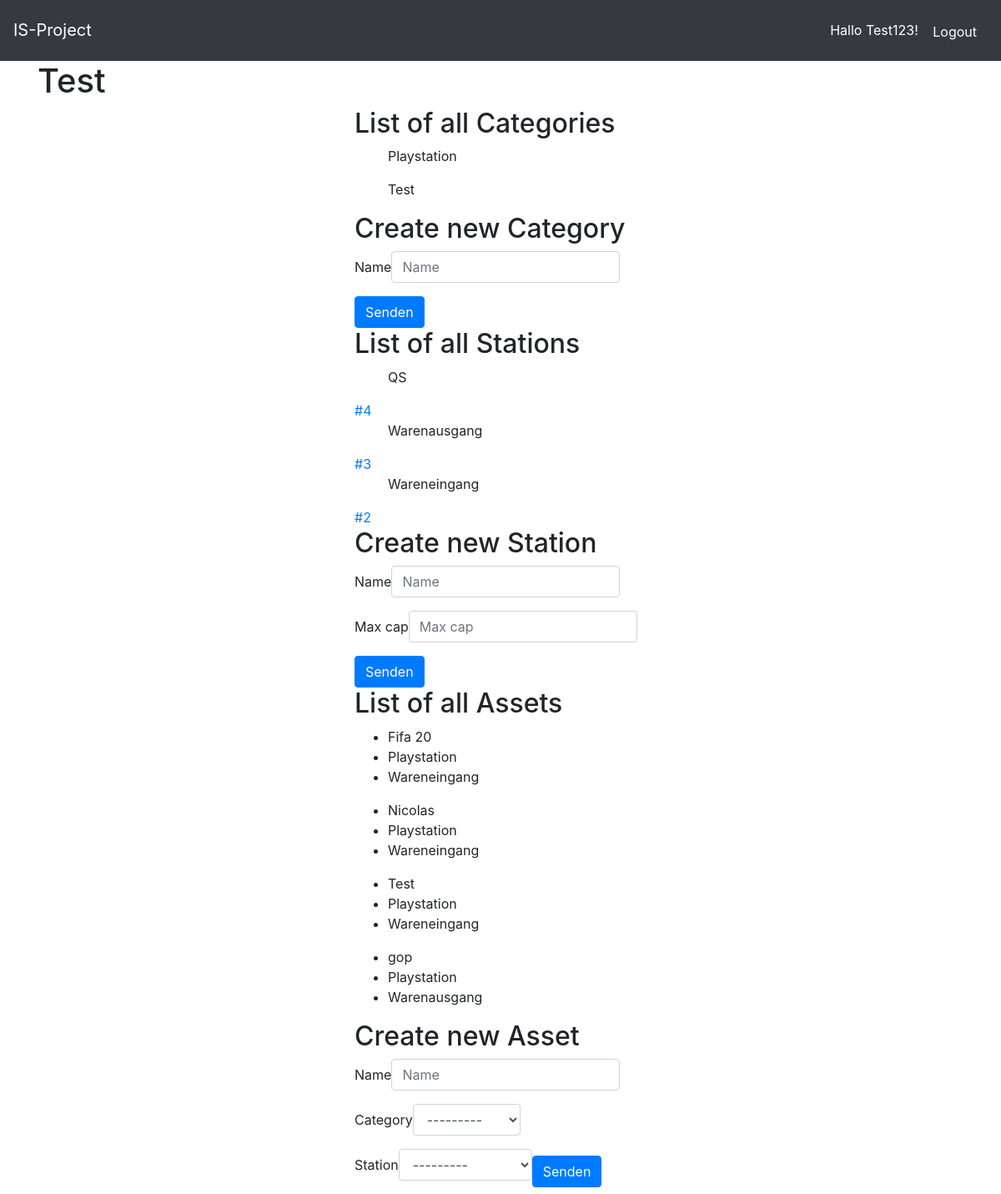
Screenshot of /asset/ (signed in) with the database file from the repository.
### asset/models.py (models this page shows, shortened)
class Category(models.Model):
    name = models.CharField(max_length=250)
    def __str__(self):
        return self.name

class Station(models.Model):
    name = models.CharField(max_length=250)
    max_cap = models.IntegerField()
    def __str__(self):
        return self.name

class Asset(models.Model):
    name = models.CharField(max_length=250)
    category = models.ForeignKey(
        'Category',
        on_delete=models.CASCADE,
    )
    station = models.ForeignKey(
        'Station',
        on_delete=models.CASCADE,
    )

### asset/views.py (the view)
# urls.py: path('', views.index, name='index'),
def index(request):
    category_form = CategoryForm();
    station_form = StationForm();
    asset_form = AssetForm();
    categories = Category.objects.order_by('name')
    stations = Station.objects.order_by('name')
    assets = Asset.objects.order_by('name')
    return render(request, 'asset/dashboard.html', {'category_form': category_form, 'categories': categories, 'station_form': station_form,
                                                    'asset_form': asset_form, 'stations': stations, 'assets': assets })

### asset/forms.py
class CategoryForm(forms.ModelForm):
    class Meta:
        model = Category
        fields = ['name']

class StationForm(forms.ModelForm):
    class Meta:
        model = Station
        fields = ['name', 'max_cap']

### asset/templates/asset/dashboard.html (shortened to what this page needs)
{% extends 'asset/base.html' %}
{% load bootstrap4 %}
{% block asset %}
    <h2>List of all Categories</h2>
    {% for category in categories %}
        <ul>{{ category.name }}</ul>
    {% endfor %}
    <h2>Create new Category</h2>
    {% if request.user.is_authenticated %}
        <form class="form-inline" action="{% url 'asset:new_category' %}" method="post">
            {% for field in category_form %}
                {% bootstrap_field field %}
            {% endfor %}
            <button class="btn btn-primary" type="submit">Senden</button>
        </form>
    {% endif %}
    <h2>List of all Stations</h2>
    {% for station in stations %}
        <ul>{{ station.name }}</ul>
        <a href="{% url 'asset:select_station' station.id %}">#{{ station.id }}</a>
    {% endfor %}
    <h2>Create new Station</h2>
    {% if request.user.is_authenticated %}
        <form class="form-inline" action="{% url 'asset:new_station' %}" method="post">
            {% for field in station_form %}
                {% bootstrap_field field %}
            {% endfor %}
            <button class="btn btn-primary" type="submit">Senden</button>
        </form>
    {% endif %}
    <h2>List of all Assets</h2>
    {% for asset in assets %}
        <ul>
            <li>{{ asset.name }}</li>
            <li>{{ asset.category.name }}</li>
            <li>{{ asset.station.name }}</li>
        </ul>
    {% endfor %}
    <h2>Create new Asset</h2>
    {% if request.user.is_authenticated %}
        <form class="form-inline" action="{% url 'asset:new_asset' %}" method="post">
            {% for field in asset_form %}
                {% bootstrap_field field %}
            {% endfor %}
            <button class="btn btn-primary" type="submit">Senden</button>
        </form>
    {% endif %}
{% endblock %}

### asset/templates/asset/base.html (shortened to what this page needs)
{% load bootstrap4 %}
<!DOCTYPE html>
<html lang="en">
<head>
    <link rel="stylesheet" href="https://stackpath.bootstrapcdn.com/bootstrap/4.4.1/css/bootstrap.min.css">
</head>
<body>
    <nav class="navbar navbar-dark bg-dark">
        <a class="navbar-brand" href="#">IS-Project</a>
        <span class="navbar-text">
            {% if request.user.is_authenticated %}
                <a class="navbar-text">Hallo {{request.user.username}}!</a>
                <a href="{% url 'usermanagement:logout' %}" class="btn btn-dark">Logout</a>
            {% else %}
                <a href="{% url 'usermanagement:login' %}" class="btn btn-dark">Login</a>
                <a href="{% url 'usermanagement:register' %}" class="btn btn-dark">Account anlegen</a>
            {% endif %}
        </span>
    </nav>
    <div class="container">
        <h1>Test</h1>
        <div class="row">
            <div class="col-12 col-md-6 offset-md-3 col-lg-4 offset-lg-4">
                {% block asset%}
                {% endblock %}
            </div>
        </div>
    </div>
</body>
</html>

### rows the page displays
Category: name "Playstation"
Category: name "Test"
Station: name "QS", id "4"
Station: name "Warenausgang", id "3"
Station: name "Wareneingang", id "2"
Asset: name "Fifa 20", category.name "Playstation", station.name "Wareneingang"
Asset: name "Nicolas", category.name "Playstation", station.name "Wareneingang"
Asset: name "Test", category.name "Playstation", station.name "Wareneingang"
Asset: name "gop", category.name "Playstation", station.name "Warenausgang"

### other values shown
{{ request.user.username }} "Test123"
